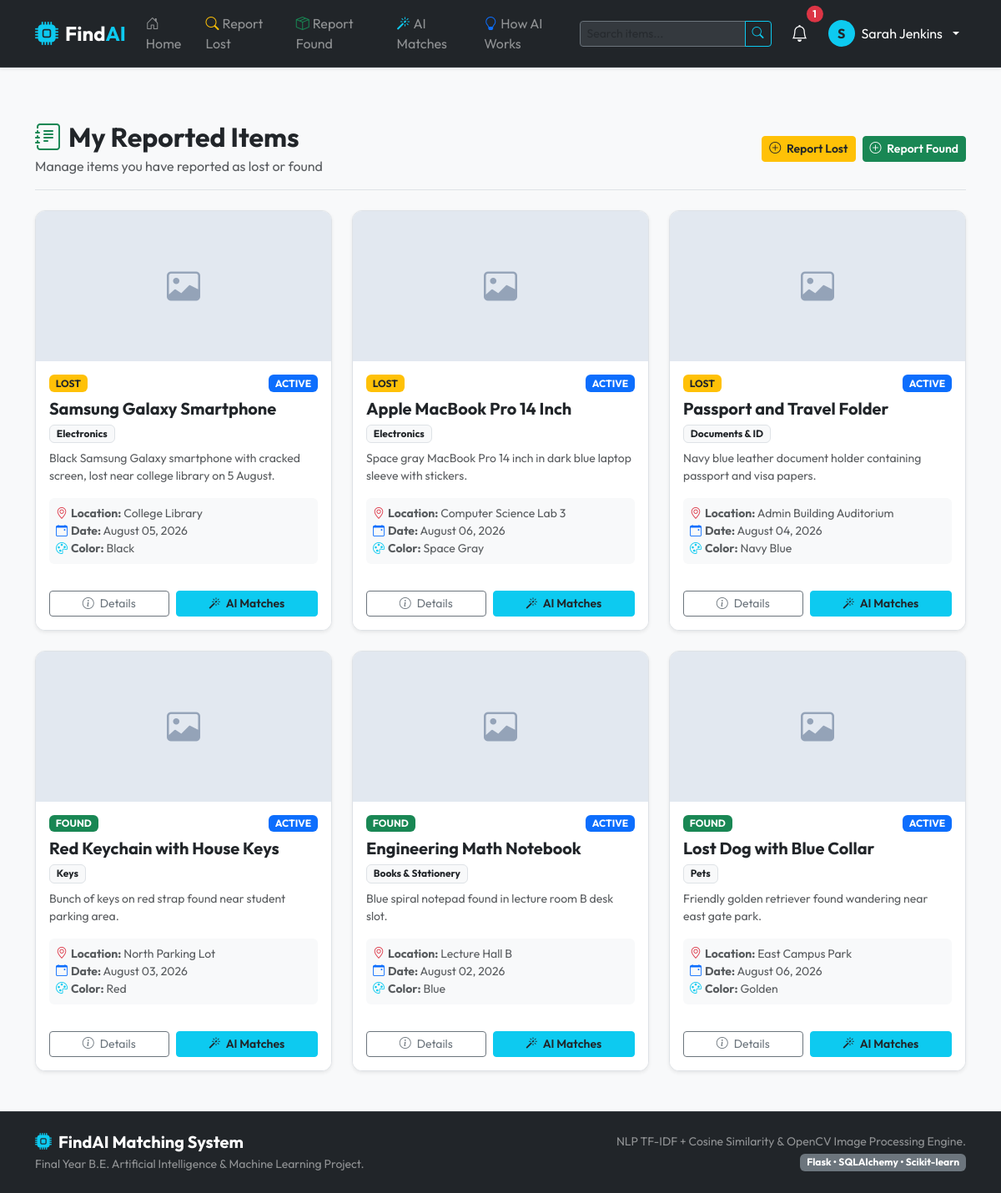
The app's page /my-reports (signed in) with its own data.
### models/models.py (models this page shows, shortened)
class User(db.Model):
    __tablename__ = 'users'
    id = db.Column(db.Integer, primary_key=True)
    name = db.Column(db.String(100), nullable=False)
    email = db.Column(db.String(120), unique=True, nullable=False, index=True)
    phone = db.Column(db.String(20), nullable=False)
    password_hash = db.Column(db.String(255), nullable=False)
    role = db.Column(db.String(20), nullable=False, default='user') # 'user' or 'admin'
    created_at = db.Column(db.DateTime, default=datetime.utcnow)
    items = db.relationship('Item', backref='owner', lazy=True, cascade='all, delete-orphan')
    claims = db.relationship('Claim', backref='claimant', lazy=True, cascade='all, delete-orphan')
    notifications = db.relationship('Notification', backref='user', lazy=True, cascade='all, delete-orphan')

class Item(db.Model):
    __tablename__ = 'items'
    id = db.Column(db.Integer, primary_key=True)
    user_id = db.Column(db.Integer, db.ForeignKey('users.id'), nullable=False)
    type = db.Column(db.String(10), nullable=False) # 'lost' or 'found'
    item_name = db.Column(db.String(150), nullable=False)
    category = db.Column(db.String(50), nullable=False)
    description = db.Column(db.Text, nullable=False)
    color = db.Column(db.String(50), nullable=True)
    brand = db.Column(db.String(50), nullable=True)
    location = db.Column(db.String(150), nullable=False)
    date = db.Column(db.Date, nullable=False)
    time = db.Column(db.Time, nullable=True)
    image_path = db.Column(db.String(255), nullable=True)
    status = db.Column(db.String(20), nullable=False, default='active') # 'active', 'claimed', 'resolved'
    created_at = db.Column(db.DateTime, default=datetime.utcnow)
    lost_matches = db.relationship('Match', foreign_keys='Match.lost_item_id', backref='lost_item', lazy=True, cascade='all, delete-orphan')
    found_matches = db.relationship('Match', foreign_keys='Match.found_item_id', backref='found_item', lazy=True, cascade='all, delete-orphan')

### routes/user.py (the view)
@user_bp.route('/my-reports')
@login_required
def my_reports():
    user_id = session['user_id']
    items = Item.query.filter_by(user_id=user_id).order_by(Item.created_at.desc()).all()
    return render_template('my_reports.html', items=items)

### routes/user.py (called while the page is built)
def login_required(f):
    @wraps(f)
    def decorated_function(*args, **kwargs):
        if 'user_id' not in session:
            flash('Please log in to access this page.', 'warning')
            return redirect(url_for('auth.login'))
        return f(*args, **kwargs)
    return decorated_function

### templates/my_reports.html (shortened to what this page needs)
{% extends "base.html" %}
{% block content %}
<div class="container py-4">
    <div class="d-flex justify-content-between align-items-center mb-4 pb-3 border-bottom">
        <div>
            <h2 class="fw-bold mb-1"><i class="bi bi-journal-text text-success me-2"></i>My Reported Items</h2>
            <p class="text-muted mb-0">Manage items you have reported as lost or found</p>
        </div>
        <div class="d-flex gap-2">
            <a href="{{ url_for('items.report_lost') }}" class="btn btn-sm btn-warning text-dark fw-semibold">
                <i class="bi bi-plus-circle me-1"></i> Report Lost
            </a>
            <a href="{{ url_for('items.report_found') }}" class="btn btn-sm btn-success fw-semibold">
                <i class="bi bi-plus-circle me-1"></i> Report Found
            </a>
        </div>
    </div>
    {% if items %}
        <div class="row g-4">
            {% for item in items %}
                <div class="col-md-6 col-lg-4">
                    <div class="card item-card shadow-sm h-100 border">
                        {% if item.image_path %}
                            <img src="{{ url_for('static', filename=item.image_path) }}" class="item-img-thumb" alt="{{ item.item_name }}">
                        {% else %}
                            <div class="item-img-placeholder">
                                <i class="bi bi-image"></i>
                            </div>
                        {% endif %}
                        <div class="card-body">
                            <div class="d-flex justify-content-between align-items-start mb-2">
                                {% if item.type == 'lost' %}
                                    <span class="badge bg-warning text-dark">LOST</span>
                                {% else %}
                                    <span class="badge bg-success">FOUND</span>
                                {% endif %}
                                {% if item.status == 'resolved' %}
                                    <span class="badge bg-secondary">RESOLVED</span>
                                {% elif item.status == 'claimed' %}
                                    <span class="badge bg-info text-dark">CLAIM PENDING</span>
                                {% else %}
                                    <span class="badge bg-primary">ACTIVE</span>
                                {% endif %}
                            </div>
                            <h5 class="fw-bold mb-1">{{ item.item_name }}</h5>
                            <span class="badge bg-light text-dark border mb-2">{{ item.category }}</span>
                            <p class="text-muted small mb-3">{{ item.description | truncate(100) }}</p>
                            <div class="bg-light rounded p-2 small text-muted mb-3">
                                <div><i class="bi bi-geo-alt me-1 text-danger"></i><strong>Location:</strong> {{ item.location }}</div>
                                <div><i class="bi bi-calendar-event me-1 text-primary"></i><strong>Date:</strong> {{ item.date.strftime('%B %d, %Y') }}</div>
                                {% if item.color %}
                                    <div><i class="bi bi-palette me-1 text-info"></i><strong>Color:</strong> {{ item.color }}</div>
                                {% endif %}
                            </div>
                        </div>
                        <div class="card-footer bg-white border-0 pt-0 pb-3 d-flex gap-2">
                            <a href="{{ url_for('items.item_detail', item_id=item.id) }}" class="btn btn-sm btn-outline-secondary flex-grow-1">
                                <i class="bi bi-info-circle me-1"></i> Details
                            </a>
                            <a href="{{ url_for('matches.match_results', item_id=item.id) }}" class="btn btn-sm btn-info text-dark fw-semibold flex-grow-1">
                                <i class="bi bi-magic me-1"></i> AI Matches
                            </a>
                        </div>
                    </div>
                </div>
            {% endfor %}
        </div>
    {% endif %}
</div>
{% endblock %}

### templates/base.html (shortened to what this page needs)
<!DOCTYPE html>
<html lang="en">
<head>
    <link href="https://cdn.jsdelivr.net/npm/bootstrap@5.3.0/dist/css/bootstrap.min.css" rel="stylesheet">
    <link rel="stylesheet" href="https://cdn.jsdelivr.net/npm/bootstrap-icons@1.10.5/font/bootstrap-icons.css">
    <link rel="stylesheet" href="{{ url_for('static', filename='css/style.css') }}">
</head>
<body class="bg-light text-dark font-outfit">
    <nav class="navbar navbar-expand-lg navbar-dark bg-dark sticky-top shadow-sm border-bottom border-secondary border-opacity-25">
        <div class="container">
            <a class="navbar-brand d-flex align-items-center gap-2 fw-bold text-white fs-4" href="{{ url_for('index') }}">
                <i class="bi bi-cpu-fill text-info fs-3"></i>
                <span>Find<span class="text-info">AI</span></span>
            </a>
            <div class="collapse navbar-collapse" id="navbarContent">
                <ul class="navbar-nav me-auto mb-2 mb-lg-0 align-items-lg-center">
                    <li class="nav-item">
                        <a class="nav-link text-white-50" href="{{ url_for('index') }}"><i class="bi bi-house-door me-1"></i>Home</a>
                    </li>
                    <li class="nav-item">
                        <a class="nav-link text-white-50" href="{{ url_for('items.report_lost') }}"><i class="bi bi-search me-1 text-warning"></i>Report Lost</a>
                    </li>
                    <li class="nav-item">
                        <a class="nav-link text-white-50" href="{{ url_for('items.report_found') }}"><i class="bi bi-box-seam me-1 text-success"></i>Report Found</a>
                    </li>
                    <li class="nav-item">
                        <a class="nav-link text-white-50" href="{{ url_for('matches.match_results') }}"><i class="bi bi-magic me-1 text-info"></i>AI Matches</a>
                    </li>
                    <li class="nav-item">
                        <a class="nav-link text-white-50" href="{{ url_for('matches.how_it_works') }}"><i class="bi bi-lightbulb me-1 text-primary"></i>How AI Works</a>
                    </li>
                </ul>
                <form class="d-flex me-lg-3 my-2 my-lg-0" action="{{ url_for('items.search') }}" method="GET">
                    <div class="input-group input-group-sm">
                        <input class="form-control bg-secondary bg-opacity-25 text-white border-secondary" type="search" name="q" placeholder="Search items..." aria-label="Search">
                        <button class="btn btn-outline-info" type="submit"><i class="bi bi-search"></i></button>
                    </div>
                </form>
                <ul class="navbar-nav align-items-lg-center gap-2">
                    {% if session.get('user_id') %}
                        <li class="nav-item">
                            <a class="nav-link text-white position-relative" href="{{ url_for('user.notifications') }}" title="Notifications">
                                <i class="bi bi-bell fs-5"></i>
                                {% if unread_notifications_count > 0 %}
                                    <span class="position-absolute top-0 start-100 translate-middle badge rounded-pill bg-danger">
                                        {{ unread_notifications_count }}
                                    </span>
                                {% endif %}
                            </a>
                        </li>
                        <li class="nav-item dropdown">
                            <a class="nav-link dropdown-toggle text-white d-flex align-items-center gap-2" href="#" role="button" data-bs-toggle="dropdown">
                                <div class="avatar bg-info text-dark rounded-circle d-flex align-items-center justify-content-center fw-bold" style="width: 32px; height: 32px;">
                                    {{ session.get('user_name')[0] | upper }}
                                </div>
                                <span class="d-none d-lg-inline">{{ session.get('user_name') }}</span>
                            </a>
                        </li>
                    {% endif %}
                </ul>
            </div>
        </div>
    </nav>
    <main class="py-4">
        {% block content %}{% endblock %}
    </main>
    <footer class="bg-dark text-white-50 py-4 mt-auto border-top border-secondary border-opacity-25">
        <div class="container">
            <div class="row gy-3 align-items-center">
                <div class="col-md-6 text-center text-md-start">
                    <h5 class="text-white fw-bold mb-1"><i class="bi bi-cpu-fill text-info me-2"></i>FindAI Matching System</h5>
                    <p class="small mb-0">Final Year B.E. Artificial Intelligence & Machine Learning Project.</p>
                </div>
                <div class="col-md-6 text-center text-md-end">
                    <p class="small mb-0">NLP TF-IDF + Cosine Similarity & OpenCV Image Processing Engine.</p>
                    <span class="badge bg-secondary">Flask • SQLAlchemy • Scikit-learn</span>
                </div>
            </div>
        </div>
    </footer>
</body>
</html>

### static/css/style.css (style rules this page uses)
body { font-family: 'Outfit', sans-serif; min-height: 100vh; display: flex; flex-direction: column; }
.item-card { border: none; border-radius: 0.75rem; transition: transform 0.2s ease, box-shadow 0.2s ease; overflow: hidden; }
.item-img-placeholder { height: 180px; background-color: #e2e8f0; display: flex; align-items: center; justify-content: center; color: #94a3b8; font-size: 2.5rem; }

### records on screen
User: get "Sarah Jenkins"
Item: type "LOST", status "ACTIVE", item_name "Samsung Galaxy Smartphone", category "Electronics", description "Black Samsung Galaxy smartphone with cracked screen, lost near college library on 5 August.", location "College Library", date "August 05, 2026", color "Black"
Item: type "LOST", status "ACTIVE", item_name "Apple MacBook Pro 14 Inch", category "Electronics", description "Space gray MacBook Pro 14 inch in dark blue laptop sleeve with stickers.", location "Computer Science Lab 3", date "August 06, 2026", color "Space Gray"
Item: type "LOST", status "ACTIVE", item_name "Passport and Travel Folder", category "Documents & ID", description "Navy blue leather document holder containing passport and visa papers.", location "Admin Building Auditorium", date "August 04, 2026", color "Navy Blue"
Item: type "FOUND", status "ACTIVE", item_name "Red Keychain with House Keys", category "Keys", description "Bunch of keys on red strap found near student parking area.", location "North Parking Lot", date "August 03, 2026", color "Red"
Item: type "FOUND", status "ACTIVE", item_name "Engineering Math Notebook", category "Books & Stationery", description "Blue spiral notepad found in lecture room B desk slot.", location "Lecture Hall B", date "August 02, 2026", color "Blue"
Item: type "FOUND", status "ACTIVE", item_name "Lost Dog with Blue Collar", category "Pets", description "Friendly golden retriever found wandering near east gate park.", location "East Campus Park", date "August 06, 2026", color "Golden"

### other values on screen
{{ unread_notifications_count }} "1"
{{ session.get('user_name')[0] | upper }} "S"
